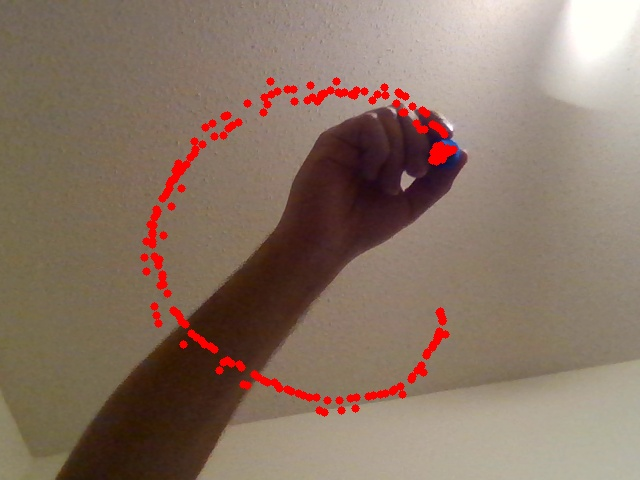
#> input picture project/sample_drawing.jpg, 640 x 480 px, given in place of the camera
$ python centroid.py
#> lines starting #> are read from the running program, lines starting #| are printed output that depends on the picture; after the words box and inside, x2 and y2 are one past the last pixel; in counts of white or black regions, pixels touching at a corner belong together
### project/capture.py
#*********************************
# Module: Capture functions
#   - This module contains all the code needed to track the marker, draw, and save/return the data. The user simply calls the function capture.
# Author: Manuel Serna-Aguilera
#*********************************

'''
Some notes:

HSV value ranges for Opencv:
    - Hue: [0..179] <-these are the color wheel values
    - Saturation: [0..255]
    - Value: [0..255]

    Besides tracking the default hue val of 60, other values that can work are: 45, 80 (variations of green); 120 (blue)
'''

import cv2
import numpy as np

# Import custom modules
import file_io as f
import time_series as ts


#=================================
# Set thresholds to filter an hsv image on
# Return: lower and upper thresholds
# Called by: process_frame
#=================================
def get_hsv_color():
    # Initialize hue
    hsv_color = 60 # default color-to-track is GREEN

    # Saturation ranges
    lower_sat = 100
    upper_sat = 255

    # Value ranges
    lower_val = 110
    upper_val = 255

    hsv_lower = np.array([hsv_color-10, lower_sat, lower_val])
    hsv_upper = np.array([hsv_color+10, upper_sat, upper_val])

    return hsv_lower, hsv_upper


#=================================
# Overlay drawing on given frame
'''
Input:
    - frame: frame from video stream
    - drawing: recently updated letter drawing to be added to frame image
Return:
    - frame: updated picture with drawing added to it
'''
# Called by: update_drawing
#=================================
# [12 lines left out: function overlay, not called in this run]


#=================================
# Draw on video frame
'''
Input:
    - center:  center coordinates (u, v) of drawing circle (from contours)
    - draw:    flag for drawing
    - drawing: image to hold air-written character
    - frame:   frame from video stream
    - r:       radius of circle to be put onto drawing
    - x:       x time series
    - y:       y time series

Output:
    - drawing: image to hold air-written character
    - frame:   frame with updated drawing (other functions specifically deal with this, look at function "update_drawing")
    - x:       updated x time series for drawn letter
    - y:       updated y time series for drawn letter
'''
# Called by: draw_contours
#=================================
# [15 lines left out: function update_drawing, not called in this run]


#=================================
# Based on hsv image contours, draw circles on frame (if the user is drawing)
'''
Inputs:
    - contours: contours/edges extracted from color threshold mask
    - draw:     flag for drawing
    - drawing:  image to hold air-written character
    - frame:    frame from video stream
    - x:        x time series
    - y:        y time series

Outputs:
    - drawing: modified image to hold air-written character
    - frame: frame with updated drawing (other functions specifically deal with this, look at function "update_drawing")
    - x:       updated x time series for drawn letter
    - y:       updated y time series for drawn letter
'''
# Called by: process_frame
#=================================
def draw_contours(contours, draw, drawing, frame, x, y):
    if len(contours) > 0:
        cnt = contours[0] # get numpy list of contours
        contour_size = 5 # thickness of contour corners

        for i in range(len(cnt)):
            frame = cv2.drawContours(frame, cnt, i, (255,255,0), contour_size)
            #mask = cv2.drawContours(mask, cnt, i, (255,255,0), contour_size)

        # Get params for min. enclosing circle with center (u, v), and draw
        (u, v), r = cv2.minEnclosingCircle(cnt)
        center = (int(u), int(v)) # center for enclosing circle
        r = int(r) # radius of drawing circle
        cv2.circle(frame, center, r, (0,255,0), 2)

        # If drawing flag is enabled, draw with respect to center of circle and overlay it on top of the current frame
        drawing, frame, x, y = update_drawing(center, draw, drawing, frame, r, x, y)
    return drawing, frame, x, y


#=================================
'''
Identify marker in given frame and allow user to draw.
    - First, identify a color in a specified range (idealy this should be a circular object). Second, threshold the image in hsv given hsv ranges to get the mask. Third, with the binary mask, find the edges (recall it should be a circle that we extract the contours from). Fourth and finally, draw circles given the information based on the contours.

Inputs:
    - draw:     flag for drawing
    - drawing:  image to hold air-written character
    - frame:    frame from video stream
    - x:        x time series
    - y:        y time series
Outputs:
    - drawing: modified image to hold air-written character
    - frame: frame with updated drawing (other functions specifically deal with this, look at function "update_drawing")
    - x:       updated x time series for drawn letter
    - y:       updated y time series for drawn letter
'''
# Called by: capture function
#=================================
def process_frame(draw, drawing, frame, x, y):
    frame = cv2.flip(frame, 1) # flip image horizontally for easier drawing

    #---------------------------------
    # Track colored object for air-drawing
    #---------------------------------
    hsv = cv2.cvtColor(frame, cv2.COLOR_BGR2HSV) # convert bgr -> hsv
    #cv2.imshow('HSV Image', hsv)
    hsv_lower, hsv_upper = get_hsv_color() # set color to threshold on
    mask = cv2.inRange(hsv, hsv_lower, hsv_upper) # threshold hsv image based on hsv ranges

    #---------------------------------
    # Find contours of brightly-colored drawing object
    #---------------------------------
    contours, hierarchy = cv2.findContours(mask, cv2.RETR_TREE, cv2.CHAIN_APPROX_SIMPLE)
    drawing, frame, x, y = draw_contours(contours, draw, drawing, frame, x, y)

    #---------------------------------
    # Display images for user
    #---------------------------------
    cv2.imshow('Frame', frame)
    #cv2.imshow('Air-written Letter', drawing) # displays only the drawing itself
    #cv2.imshow('Mask', mask) # see what the color thresholding is keeping

    return drawing, frame, x, y


#=================================
# Reset image and time series
'''
Inputs:
    - drawing:  image that holds drawing that is no longer needed
    - x:        x time series
    - y:        y time series
Outputs:
    - drawing: blacked-out drawing
    - x:       empty list
    - y:       empty list
'''
#=================================
# [5 lines left out: function reset, not called in this run]


#=================================
# Function for data capture, this is the only function any outside program has to call in order to capture data.
'''
Input:
    - letter: letter to be recorded (specified by user)
    - video: set true to save capture session
    - training: set true to record training data
    - testing: set true to record testing data
Return:
    - drawing: image that now holds air-drawn letter
    - x: populated time series for x coordinates
    - y: populated time series for y coordinates
'''
#=================================
def capture(letter = "", training = False, testing = False, video=False):
    # Drawing variables
#> called with letter = '', training = False, testing = False, video = False
    counter = 80 # keeps track of letter identifier
    draw = False
    drawing = np.zeros((480, 640, 3), np.uint8)

    # ROI variables
    center_x = 320
    center_y = 240
    offset = 150
    pt1 = (center_x-offset, center_y-offset)
    pt2 = (center_x+offset, center_y+offset)

    # Create empty time series
    x = []
    y = []

    # Begin video capture
    cap = cv2.VideoCapture(0)

    if video:
        fourcc = cv2.VideoWriter_fourcc(*'XVID') # video codec
        video_file = 'recording-{}.avi'.format(letter)
        out = cv2.VideoWriter(video_file, fourcc, 20.0, (640,480))

    print("  Marker Tracker. Press: 'esc' to quit; 'd' to start/stop drawing.")

    while(True):
        # Get current frame to extract info and modify it
        ret, frame = cap.read()
#> frame is the input picture: shape (480, 640, 3); mean B, G, R 101.4, 116.2, 137.8

        # Draw roi where we would ideally want to draw the letter
        cv2.rectangle(frame, pt1, pt2, (0,0,255), thickness=1)
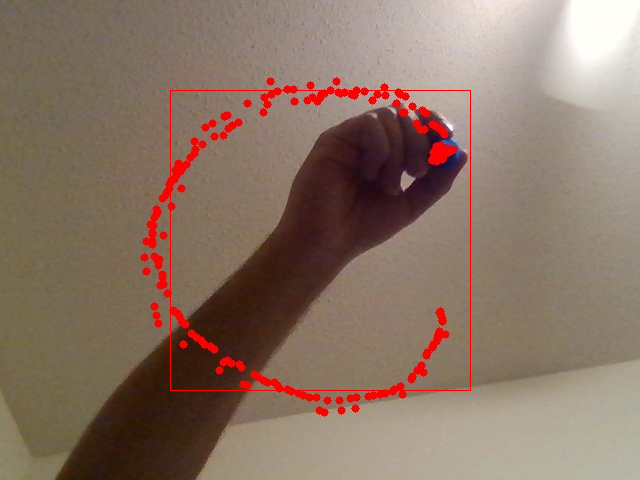
#> frame: shape (480, 640, 3); 0.39% of pixels changed, all inside (x1, y1, x2, y2) = (170, 90, 471, 391)

        # Process frame
        drawing, frame, x, y = process_frame(draw, drawing, frame, x, y)
#> in process_frame, `frame = cv2.flip(frame, 1)`:
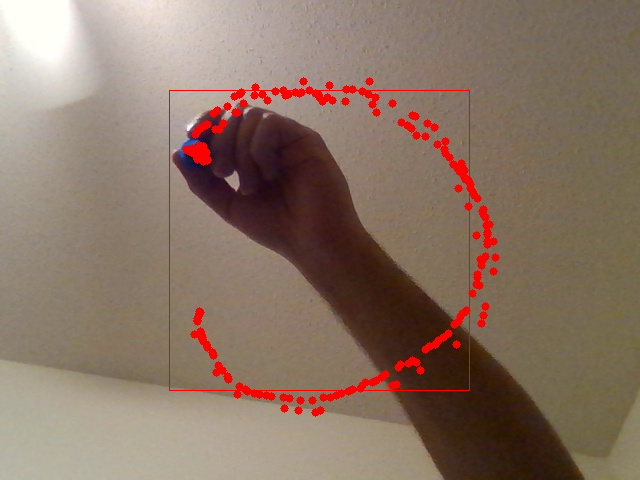
#> frame: shape (480, 640, 3); mean of channels 0, 1, 2 101.1, 115.8, 138.2; drawn as B, G, R
#> in process_frame, `hsv = cv2.cvtColor(frame, cv2.COLOR_BGR2HSV)`: hsv: shape (480, 640, 3); mean H, S, V 20.6, 77.4, 138.3
#> in process_frame, `mask = cv2.inRange(hsv, hsv_lower, hsv_upper)`: mask: shape (480, 640); every value is 0
#> in process_frame, `contours, hierarchy = cv2.findContours(mask, cv2.RETR_TREE, cv2.CHAIN_..`: contours = []
#> in process_frame, `drawing, frame, x, y = draw_contours(contours, draw, drawing, frame, x..`: drawing: shape (480, 640, 3); every value is 0
#> x = []; y = []

        # Save frame in video
        if video:
            out.write(frame)

        # Keyboard events
        k = cv2.waitKey(1) & 0xFF
#> (key Esc is pressed here)

        if k == ord('d'):
            if not draw:
                draw = True
                print(" Start drawing.")
            else:
                draw = False
                print(" Capture complete.")

                # Consider only the region of interest
                roi = drawing[
                    center_y-offset+1:center_y+offset,
                    center_x-offset:center_x+offset-1
                ]

                if training:
                    counter += 1
                    f.write_img(roi, letter, counter) # save only region-of-interest
                    f.write_json(name=letter, num=counter, x=x, y=y, og=True) # unmodified time series
                    f.write_json(letter, counter, ts.apply_all(x), ts.apply_all(y)) # modified time series

                    drawing, x, y = reset(drawing, x, y)
                elif testing:
                    counter += 1

                    # NOTE: writing to 'testing' directory
                    f.write_img(img=roi, name=letter, num=counter, training=False) # save only region-of-interest
                    f.write_json(name=letter, num=counter, x=x, y=y, og=True, training=False) # unmodified time series
                    f.write_json(name=letter, num=counter, x=ts.apply_all(x), y=ts.apply_all(y), training=False) # modified time series

                    drawing, x, y = reset(drawing, x, y)
                else:
                    break
        elif k == 27:
            print(" Exiting capture procedure.")
            break # esc key

    # Release capture when done
    if video:
        out.release()

    cap.release()
    cv2.destroyAllWindows()

    # Return drawing data if not recording or not collecting data
    if training or testing or video:
        return
    else:
#> (the run stopped early here; a loop or call above may not have finished)
